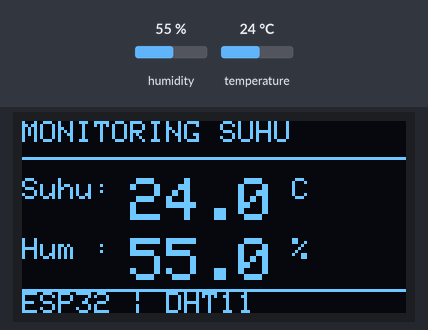
The sketch below on a simulated ESP32. Parts: 128×64 one-colour display. Inputs (shaded band) come from the test bench; at power-on: humidity 55 %, temperature 24 °C. What the sketch prints to the serial monitor is not drawn.

Above: at 3.2 s.
3.3 s: humidity set to 22 %
At 5.5 s:
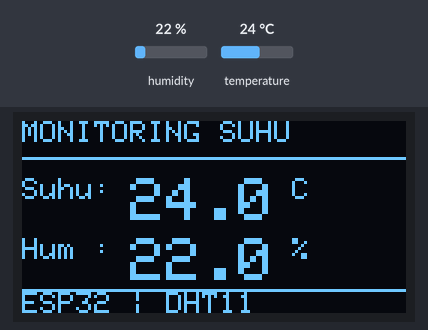
6.0 s: temperature set to 12 °C
At 7.6 s:
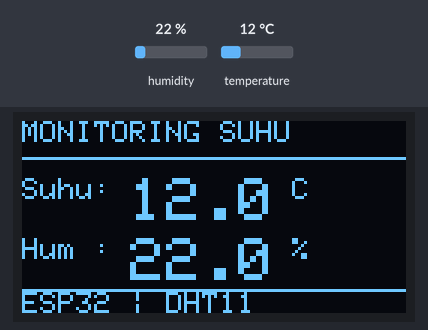
8.7 s: humidity set to 40 %
At 10.7 s:
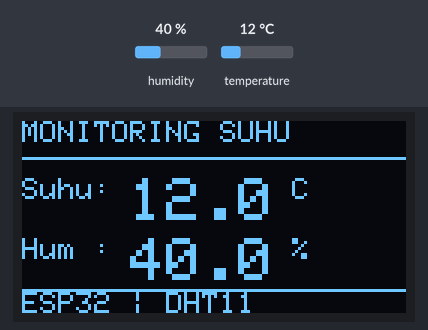
11.8 s: temperature set to 19 °C
At 12.8 s:
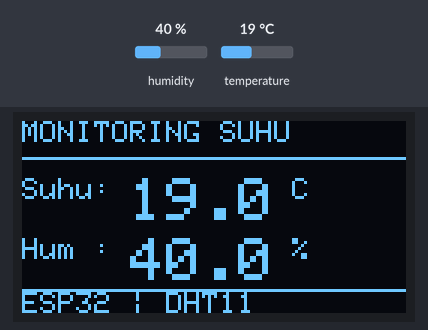
Timing chart, 0 to 14.8 s (numbered marks = the images above; inputs shaded):
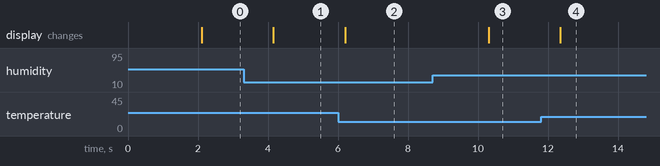

Measured:
- after the input at 3.3 s, the display: changes after 0.85 s (image 1)
- after the input at 6.0 s, the display: changes after 0.20 s (image 2)
- after the input at 8.7 s, the display: changes after 1.6 s (image 3)
- after the input at 11.8 s, the display: changes after 0.55 s (image 4)

The sketch:

Smart_Temperature_Humidity_Monitor.ino
```cpp
#include <Wire.h>
#include <Adafruit_GFX.h>
#include <Adafruit_SSD1306.h>
#include <DHT.h>

// Konfigurasi OLED
#define SCREEN_WIDTH 128
#define SCREEN_HEIGHT 64
#define OLED_RESET -1
#define OLED_ADDRESS 0x3C

Adafruit_SSD1306 display(
  SCREEN_WIDTH,
  SCREEN_HEIGHT,
  &Wire,
  OLED_RESET
);

// Konfigurasi DHT11
#define DHT_PIN 4
#define DHT_TYPE DHT11

DHT dht(DHT_PIN, DHT_TYPE);

void setup() {
  Serial.begin(115200);

  // Inisialisasi I2C ESP32
  Wire.begin(21, 22);

  // Inisialisasi OLED
  if (!display.begin(
        SSD1306_SWITCHCAPVCC,
        OLED_ADDRESS)) {
    Serial.println("OLED tidak terdeteksi!");
    while (true) {
      delay(100);
    }
  }

  // Inisialisasi sensor
  dht.begin();

  display.clearDisplay();
  display.setTextColor(SSD1306_WHITE);
  display.setTextSize(1);
  display.setCursor(0, 0);
  display.println("Monitoring IoT");
  display.println("DHT11 + OLED");
  display.println();
  display.println("Memulai sensor...");
  display.display();

  delay(2000);
}

void loop() {
  // Baca suhu dan kelembapan
  float humidity = dht.readHumidity();
  float temperature = dht.readTemperature();

  // Cek apakah pembacaan valid
  if (isnan(humidity) || isnan(temperature)) {
    Serial.println("Gagal membaca DHT11!");

    display.clearDisplay();
    display.setTextSize(1);
    display.setCursor(0, 0);
    display.println("ERROR SENSOR!");
    display.println("Periksa wiring DHT11");
    display.display();

    delay(2000);
    return;
  }

  // Tampilkan di Serial Monitor
  Serial.print("Suhu: ");
  Serial.print(temperature);
  Serial.print(" C | Kelembapan: ");
  Serial.print(humidity);
  Serial.println(" %");

  // Tampilkan di OLED
  display.clearDisplay();

  display.setTextSize(1);
  display.setCursor(0, 0);
  display.println("MONITORING SUHU");

  display.drawLine(0, 12, 127, 12, SSD1306_WHITE);

  display.setCursor(0, 19);
  display.print("Suhu: ");
  display.setTextSize(2);
  display.print(temperature, 1);
  display.setTextSize(1);
  display.println(" C");

  display.setCursor(0, 39);
  display.print("Hum : ");
  display.setTextSize(2);
  display.print(humidity, 1);
  display.setTextSize(1);
  display.println(" %");

  display.drawLine(0, 56, 127, 56, SSD1306_WHITE);
  display.setCursor(0, 57);
  display.print("ESP32 | DHT11");

  display.display();

  delay(2000);
}
```
